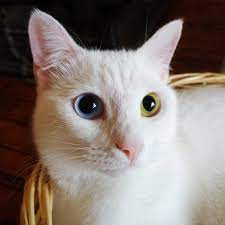
#> input picture cat.jpg, 225 x 225 px
$ python smoothing.py
#> lines starting #> are read from the running program, lines starting #| are printed output that depends on the picture
import cv2 as cv

img = cv.imread('cat.jpg',)
#> img is the input picture: shape (225, 225, 3); mean B, G, R 115.4, 121.4, 133.3
cv.imshow('Cat', img)

# Average
average = cv.blur(img, (7, 7))
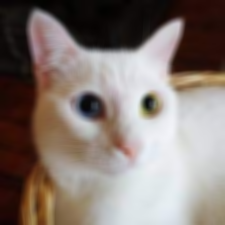
#> average: shape (225, 225, 3); mean B, G, R 115.4, 121.4, 133.3
cv.imshow('Average', average)

# Gaussian blur
gauss = cv.GaussianBlur(img, (7, 7), 0)
cv.imshow('Gaussian blur', gauss)

# Median blur
median = cv.medianBlur(img, 7, )
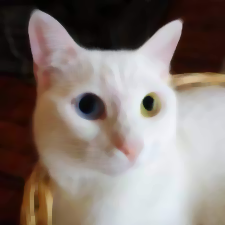
#> median: shape (225, 225, 3); mean B, G, R 115.4, 121.4, 133.4
cv.imshow('Median blur', median)

# Bilateral
bilateral = cv.bilateralFilter(img, 10, 35, 25,)
cv.imshow('Bilateral', bilateral)
cv.waitKey(0)
